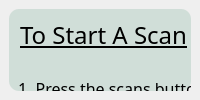
         <widget class="QWidget" name="helpPage">
          <layout class="QGridLayout" name="gridLayout_5">
           <property name="leftMargin">
            <number>9</number>
           </property>
           <property name="topMargin">
            <number>9</number>
           </property>
           <property name="rightMargin">
            <number>9</number>
           </property>
           <property name="bottomMargin">
            <number>9</number>
           </property>
           <property name="spacing">
            <number>9</number>
           </property>
           <item row="0" column="0">
            <widget class="QWidget" name="widget_2" native="true">
             <property name="styleSheet">
              <string notr="true">padding: 2px 5px;
margin: 0;
background: none;
background-color:rgb(208, 222, 216);
border-top-left-radius: 10px;
border-top-right-radius: 10px;
border-bottom-right-radius: 10px;
border-bottom-left-radius: 10px</string>
             </property>
             <widget class="QLabel" name="label_6">
              <property name="geometry">
               <rect>
                <x>0</x>
                <y>0</y>
                <width>819</width>
                <height>51</height>
               </rect>
              </property>
              <property name="font">
               <font>
                <family>Alata</family>
                <pointsize>18</pointsize>
                <weight>50</weight>
                <italic>false</italic>
                <bold>false</bold>
                <underline>true</underline>
               </font>
              </property>
              <property name="contextMenuPolicy">
               <enum>Qt::NoContextMenu</enum>
              </property>
              <property name="layoutDirection">
               <enum>Qt::LeftToRight</enum>
              </property>
              <property name="styleSheet">
               <string notr="true">background-color: transparent;	
</string>
              </property>
              <property name="text">
               <string>To Start A Scan</string>
              </property>
              <property name="scaledContents">
               <bool>true</bool>
              </property>
              <property name="alignment">
               <set>Qt::AlignLeading|Qt::AlignLeft|Qt::AlignVCenter</set>
              </property>
             </widget>
             <widget class="QLabel" name="label_7">
              <property name="geometry">
               <rect>
                <x>0</x>
                <y>50</y>
                <width>819</width>
                <height>191</height>
               </rect>
              </property>
              <property name="font">
               <font>
                <family>Alata</family>
                <pointsize>12</pointsize>
                <weight>50</weight>
                <italic>false</italic>
                <bold>false</bold>
               </font>
              </property>
              <property name="contextMenuPolicy">
               <enum>Qt::NoContextMenu</enum>
              </property>
              <property name="layoutDirection">
               <enum>Qt::LeftToRight</enum>
              </property>
              <property name="styleSheet">
               <string notr="true">background-color: transparent;	
</string>
              </property>
              <property name="text">
               <string>1. Press the scans button in the upper tab

2. Choose the file / folder to scan by pressing the file button

3. Press the scan button to start scan

4. The result will be shown in the button of the window and the threats in the threats page</string>
              </property>
              <property name="textFormat">
               <enum>Qt::AutoText</enum>
              </property>
              <property name="scaledContents">
               <bool>true</bool>
              </property>
              <property name="alignment">
               <set>Qt::AlignLeading|Qt::AlignLeft|Qt::AlignVCenter</set>
              </property>
              <property name="wordWrap">
               <bool>false</bool>
              </property>
             </widget>
             <widget class="QLabel" name="label_8">
              <property name="geometry">
               <rect>
                <x>0</x>
                <y>250</y>
                <width>819</width>
                <height>51</height>
               </rect>
              </property>
              <property name="font">
               <font>
                <family>Alata</family>
                <pointsize>18</pointsize>
                <weight>50</weight>
                <italic>false</italic>
                <bold>false</bold>
                <underline>true</underline>
               </font>
              </property>
              <property name="contextMenuPolicy">
               <enum>Qt::NoContextMenu</enum>
              </property>
              <property name="layoutDirection">
               <enum>Qt::LeftToRight</enum>
              </property>
              <property name="styleSheet">
               <string notr="true">background-color: transparent;	
</string>
              </property>
              <property name="text">
               <string>How To Handle Threats</string>
              </property>
              <property name="scaledContents">
               <bool>true</bool>
              </property>
              <property name="alignment">
               <set>Qt::AlignLeading|Qt::AlignLeft|Qt::AlignVCenter</set>
              </property>
             </widget>
             <widget class="QLabel" name="label_9">
              <property name="geometry">
               <rect>
                <x>0</x>
                <y>300</y>
                <width>819</width>
                <height>141</height>
               </rect>
              </property>
              <property name="font">
               <font>
                <family>Alata</family>
                <pointsize>12</pointsize>
                <weight>50</weight>
                <italic>false</italic>
                <bold>false</bold>
               </font>
              </property>
              <property name="contextMenuPolicy">
               <enum>Qt::NoContextMenu</enum>
              </property>
              <property name="layoutDirection">
               <enum>Qt::LeftToRight</enum>
              </property>
              <property name="styleSheet">
               <string notr="true">background-color: transparent;	
</string>
              </property>
              <property name="text">
               <string>1. To see all the possible threats press the threats button

2. For each file you can see is path and status (in default the file get transfered to a quarantine folder)

3. You can choose if you want to delete the file or allow it (you can't change your decision later)</string>
              </property>
              <property name="scaledContents">
               <bool>true</bool>
              </property>
              <property name="alignment">
               <set>Qt::AlignLeading|Qt::AlignLeft|Qt::AlignVCenter</set>
              </property>
             </widget>
            </widget>
           </item>
          </layout>
         </widget>
